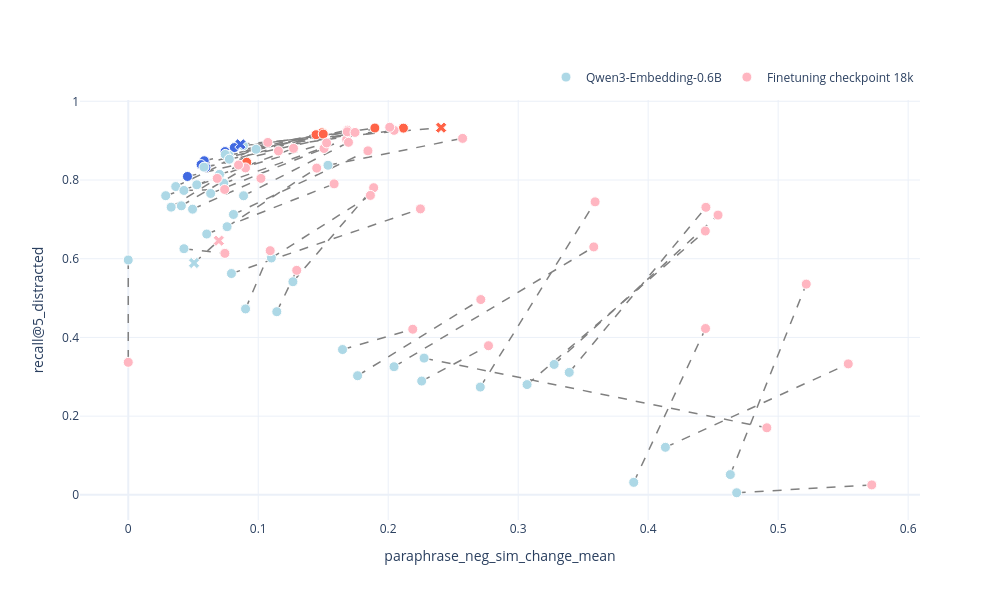
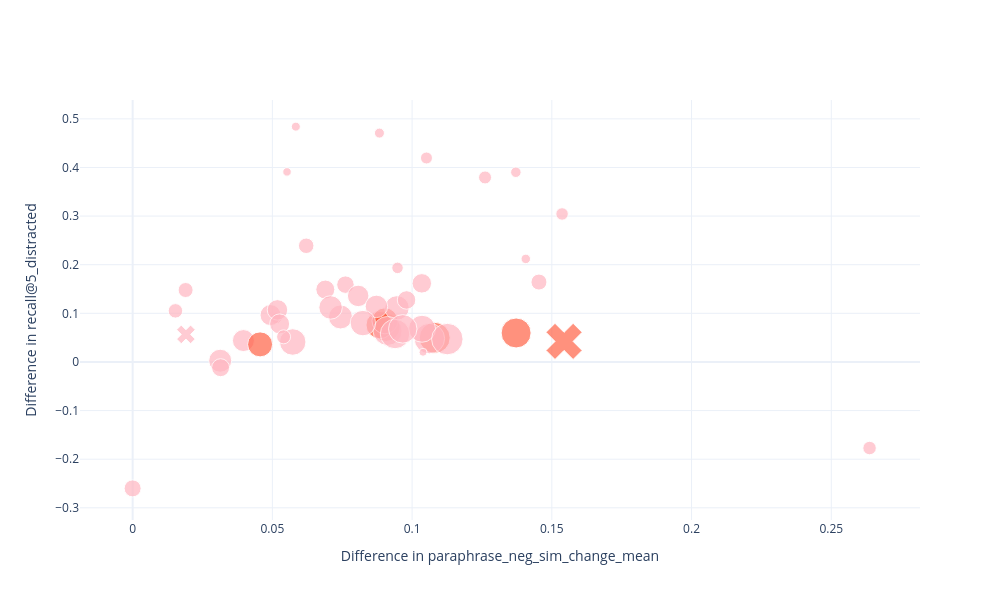

The code cell stored with these charts, in order, in its notebook:
### Code cell
x = "paraphrase_neg_sim_change_mean"
y = f"recall@{5}_distracted"

fig = plot_paired_differences(
                            dfs["Qwen__Qwen3-Embedding-0.6B"], 
                            #dfs["__flash__project_462001491__models__v1-20260828-095152__checkpoint-2000"], 
                            dfs["__scratch__project_462001491__jmnybl__final_embedding_model_checkpoints__v2-20260909-final__final-finetuned-model"], 
                            hover_col="prompt_text", 
                            x=x,
                            y=y,
                            df1_name="Qwen3-Embedding-0.6B", 
                            df2_name="Finetuning checkpoint 18k")
fig.show()

fig = plot_difference(
                    dfs["Qwen__Qwen3-Embedding-0.6B"], 
                    #dfs["__flash__project_462001491__models__v1-20260828-095152__checkpoint-2000"], 
                    dfs["__scratch__project_462001491__jmnybl__final_embedding_model_checkpoints__v2-20260909-final__final-finetuned-model"],
                    hover_col="prompt_text",
                    x=x,
                    y=y)
fig.show()

### Figure 1 — Plotly figure (JSON) as saved in the notebook; plotly's stock layout.template omitted (floating-point values rounded to 4 significant figures; data arrays with more than 128 entries replaced by an {"elided": "..."} marker saying what was removed)
{"data": [{"hoverinfo": "skip", "line": {"color": "gray", "dash": "dash", "width": 1.5}, "mode": "lines", "showlegend": false, "type": "scatter", "x": {"elided": "147 float values"}, "y": {"elided": "147 float values"}}, {"hovertemplate": "<b>Qwen3-Embedding-0.6B</b><br>x: %{x}<br>y: %{y}<br>prompt_text: %{text}<extra></extra>", "marker": {"color": ["lightblue", "lightblue", "lightblue", "lightblue", "lightblue", "royalblue", "lightblue", "lightblue", "lightblue", "royalblue", "lightblue", "lightblue", "royalblue", "royalblue", "royalblue", "royalblue", "lightblue", "lightblue", "lightblue", "lightblue", "lightblue", "lightblue", "lightblue", "lightblue", "lightblue", "lightblue", "lightblue", "lightblue", "lightblue", "lightblue", "lightblue", "lightblue", "lightblue", "lightblue", "lightblue", "lightblue", "lightblue", "lightblue", "lightblue", "lightblue", "lightblue", "lightblue", "royalblue", "lightblue", "lightblue", "lightblue", "lightblue", "lightblue", "lightblue"], "line": {"color": "white", "width": 1}, "size": 10, "symbol": ["circle", "circle", "circle", "circle", "circle", "circle", "circle", "circle", "circle", "circle", "circle", "circle", "circle", "circle", "circle", "circle", "circle", "circle", "circle", "circle", "circle", "circle", "circle", "circle", "circle", "circle", "circle", "circle", "circle", "circle", "circle", "circle", "circle", "circle", "circle", "circle", "circle", "circle", "circle", "circle", "circle", "circle", "x", "x", "circle", "circle", "circle", "circle", "circle"]}, "mode": "markers", "name": "Qwen3-Embedding-0.6B", "text": ["NO_PROMPT", "EMPTY", "Identify categories in user passages.", "Classify user passages.", "Retrieve text that are semantically similar to the given text.", "Retrieve text based on user query.", "Retrieve semantically similar text.", "Given a news summary, retrieve other semantically similar summaries.", "Retrieve parallel sentences.", "Retrieve the answer to the question.", "Identify the topic or theme of Reddit posts based on the titles.", "Identify the main and secondary category of Arxiv papers based on the titles.", "Given a question, retrieve the passage that best answers it.", "Retrieve.", "Find the most relevant passage that directly answers the question.", "Given a question, find a related document.", "Summarize the given paragraph into a short paragraph.", "Match the text to the short abstract.", "Retrieve a summary.", "Given the following brief summary, find the source document that contains the information it describes.", "Classify texts as entailment or contradiction.", "Determine whether the following two passages are contradictory, entailed, or neutral.", "Classify based on semantic similarity.", "Classify the following text into a meaningful cluster based on its content.", "Group documents related to the same topic.", "Cluster.", "Retrieve a similar passage.", "Represent this sentence for a natural language understanding task.", "Group passages based on semantic similarity.", "Retrieve duplicate questions from the forum.", "Retrieve the most relevant problem description for the given code implementation.", "Rerank products by relevance to the e-commerce query.", "Classify the sentiment of the given review as positive or negative.", "Generate a creative story based on the prompt.", "Extract all named entities from the text and categorise them as PERSON, LOCATION, or ORGANIZATION.", "Search for related information.", "Find documents related to the topic.", "Find something useful.", "Retrieve the passage that contains overlapping vocabulary with the source sentence.", "asdfjkl qpwoeiru zxcvbnm", "hgJKSbf oiawnef LKJHDS kdjfbs", "!!!! ??? ### @@@", "Given a question, retrieve Wikipedia passages that answer the question.", "Given a question, retrieve questions that are semantically equivalent to the given question.", "Retrieve the corresponding translation.", "Given an English sentence, find its translation.", "Retrieve parellel sentences.", "Translate.", "Find a sentence that has similar meaning."], "type": "scatter", "x": [0.0, 0.02881, 0.3393, 0.2709, 0.1267, 0.05847, 0.1764, 0.1101, 0.2258, 0.05605, 0.3277, 0.4632, 0.05973, 0.04555, 0.08165, 0.07449, 0.05274, 0.07349, 0.05827, 0.09834, 0.4681, 0.2276, 0.2045, 0.3068, 0.07741, 0.04086, 0.07605, 0.0794, 0.06038, 0.03654, 0.08871, 0.08093, 0.3889, 0.1537, 0.4133, 0.07461, 0.08857, 0.07779, 0.06339, 0.04282, 0.07021, 0.03302, 0.08631, 0.05061, 0.04948, 0.09025, 0.1649, 0.04286, 0.1143], "y": [0.5968, 0.7601, 0.3111, 0.2738, 0.5415, 0.8489, 0.3027, 0.6019, 0.2891, 0.8392, 0.3313, 0.05146, 0.8321, 0.809, 0.8824, 0.8722, 0.7879, 0.7919, 0.8328, 0.8782, 0.005297, 0.3474, 0.3256, 0.2802, 0.8628, 0.7344, 0.6813, 0.5623, 0.6627, 0.7834, 0.7599, 0.7124, 0.03169, 0.8375, 0.1208, 0.865, 0.8871, 0.8529, 0.7658, 0.7735, 0.8143, 0.7311, 0.8907, 0.5892, 0.7259, 0.4725, 0.3692, 0.6254, 0.4654]}, {"hovertemplate": "<b>Finetuning checkpoint 18k</b><br>x: %{x}<br>y: %{y}<br>prompt_text: %{text}<extra></extra>", "marker": {"color": ["lightpink", "lightpink", "lightpink", "lightpink", "lightpink", "tomato", "lightpink", "lightpink", "lightpink", "tomato", "lightpink", "lightpink", "tomato", "tomato", "tomato", "tomato", "lightpink", "lightpink", "lightpink", "lightpink", "lightpink", "lightpink", "lightpink", "lightpink", "lightpink", "lightpink", "lightpink", "lightpink", "lightpink", "lightpink", "lightpink", "lightpink", "lightpink", "lightpink", "lightpink", "lightpink", "lightpink", "lightpink", "lightpink", "lightpink", "lightpink", "lightpink", "tomato", "lightpink", "lightpink", "lightpink", "lightpink", "lightpink", "lightpink"], "line": {"color": "white", "width": 1}, "size": 10, "symbol": ["circle", "circle", "circle", "circle", "circle", "circle", "circle", "circle", "circle", "circle", "circle", "circle", "circle", "circle", "circle", "circle", "circle", "circle", "circle", "circle", "circle", "circle", "circle", "circle", "circle", "circle", "circle", "circle", "circle", "circle", "circle", "circle", "circle", "circle", "circle", "circle", "circle", "circle", "circle", "circle", "circle", "circle", "x", "x", "circle", "circle", "circle", "circle", "circle"]}, "mode": "markers", "name": "Finetuning checkpoint 18k", "text": ["NO_PROMPT", "EMPTY", "Identify categories in user passages.", "Classify user passages.", "Retrieve text that are semantically similar to the given text.", "Retrieve text based on user query.", "Retrieve semantically similar text.", "Given a news summary, retrieve other semantically similar summaries.", "Retrieve parallel sentences.", "Retrieve the answer to the question.", "Identify the topic or theme of Reddit posts based on the titles.", "Identify the main and secondary category of Arxiv papers based on the titles.", "Given a question, retrieve the passage that best answers it.", "Retrieve.", "Find the most relevant passage that directly answers the question.", "Given a question, find a related document.", "Summarize the given paragraph into a short paragraph.", "Match the text to the short abstract.", "Retrieve a summary.", "Given the following brief summary, find the source document that contains the information it describes.", "Classify texts as entailment or contradiction.", "Determine whether the following two passages are contradictory, entailed, or neutral.", "Classify based on semantic similarity.", "Classify the following text into a meaningful cluster based on its content.", "Group documents related to the same topic.", "Cluster.", "Retrieve a similar passage.", "Represent this sentence for a natural language understanding task.", "Group passages based on semantic similarity.", "Retrieve duplicate questions from the forum.", "Retrieve the most relevant problem description for the given code implementation.", "Rerank products by relevance to the e-commerce query.", "Classify the sentiment of the given review as positive or negative.", "Generate a creative story based on the prompt.", "Extract all named entities from the text and categorise them as PERSON, LOCATION, or ORGANIZATION.", "Search for related information.", "Find documents related to the topic.", "Find something useful.", "Retrieve the passage that contains overlapping vocabulary with the source sentence.", "asdfjkl qpwoeiru zxcvbnm", "hgJKSbf oiawnef LKJHDS kdjfbs", "!!!! ??? ### @@@", "Given a question, retrieve Wikipedia passages that answer the question.", "Given a question, retrieve questions that are semantically equivalent to the given question.", "Retrieve the corresponding translation.", "Given an English sentence, find its translation.", "Retrieve parellel sentences.", "Translate.", "Find a sentence that has similar meaning."], "type": "scatter", "x": [0.0, 0.06846, 0.4444, 0.3592, 0.1888, 0.1492, 0.2712, 0.1863, 0.2771, 0.1445, 0.4538, 0.5216, 0.15, 0.09116, 0.1897, 0.2117, 0.1271, 0.1681, 0.1155, 0.2045, 0.572, 0.4913, 0.3581, 0.444, 0.1686, 0.0902, 0.145, 0.2248, 0.1584, 0.1074, 0.1694, 0.1844, 0.4441, 0.2572, 0.5539, 0.1685, 0.2012, 0.1744, 0.1506, 0.07416, 0.1526, 0.08485, 0.2407, 0.06968, 0.1021, 0.1092, 0.2189, 0.07434, 0.1296], "y": [0.3367, 0.8041, 0.7306, 0.7445, 0.7805, 0.92, 0.4962, 0.7609, 0.3789, 0.9152, 0.7108, 0.5355, 0.9167, 0.8452, 0.9321, 0.9318, 0.8804, 0.903, 0.8738, 0.9262, 0.02526, 0.1704, 0.63, 0.6704, 0.9265, 0.8308, 0.8302, 0.7266, 0.7902, 0.8955, 0.8958, 0.8741, 0.4226, 0.9058, 0.3328, 0.9225, 0.9341, 0.9209, 0.8801, 0.776, 0.8942, 0.8382, 0.933, 0.6459, 0.8041, 0.6204, 0.4208, 0.6136, 0.5705]}], "layout": {"height": 600, "legend": {"orientation": "h", "x": 1, "xanchor": "right", "y": 1.02, "yanchor": "bottom"}, "width": 1000, "xaxis": {"title": {"text": "paraphrase_neg_sim_change_mean"}}, "yaxis": {"title": {"text": "recall@5_distracted"}}}}

### Figure 2 — Plotly figure (JSON) as saved in the notebook; plotly's stock layout.template omitted (floating-point values rounded to 4 significant figures)
{"data": [{"hovertemplate": "<b>Group A</b><br>x: %{x}<br>y: %{y}<br>prompt_text: %{text}<extra></extra>", "marker": {"color": ["lightpink", "lightpink", "lightpink", "lightpink", "lightpink", "tomato", "lightpink", "lightpink", "lightpink", "tomato", "lightpink", "lightpink", "tomato", "tomato", "tomato", "tomato", "lightpink", "lightpink", "lightpink", "lightpink", "lightpink", "lightpink", "lightpink", "lightpink", "lightpink", "lightpink", "lightpink", "lightpink", "lightpink", "lightpink", "lightpink", "lightpink", "lightpink", "lightpink", "lightpink", "lightpink", "lightpink", "lightpink", "lightpink", "lightpink", "lightpink", "lightpink", "tomato", "lightpink", "lightpink", "lightpink", "lightpink", "lightpink", "lightpink"], "line": {"color": "white", "width": 1}, "size": [17.0, 22.0, 12.0, 10.0, 15.5, 28.0, 11.5, 17.5, 11.0, 27.5, 13.0, 9.0, 26.0, 25.0, 31.0, 30.0, 24.0, 24.5, 26.5, 30.5, 8.0, 13.5, 12.5, 10.5, 29.0, 21.0, 19.0, 16.0, 18.5, 23.5, 21.5, 19.5, 8.5, 27.0, 9.5, 29.5, 31.5, 28.5, 22.5, 23.0, 25.5, 20.5, 32.0, 16.5, 20.0, 15.0, 14.0, 18.0, 14.5], "symbol": ["circle", "circle", "circle", "circle", "circle", "circle", "circle", "circle", "circle", "circle", "circle", "circle", "circle", "circle", "circle", "circle", "circle", "circle", "circle", "circle", "circle", "circle", "circle", "circle", "circle", "circle", "circle", "circle", "circle", "circle", "circle", "circle", "circle", "circle", "circle", "circle", "circle", "circle", "circle", "circle", "circle", "circle", "x", "x", "circle", "circle", "circle", "circle", "circle"]}, "mode": "markers", "name": "Difference", "text": ["NO_PROMPT", "EMPTY", "Identify categories in user passages.", "Classify user passages.", "Retrieve text that are semantically similar to the given text.", "Retrieve text based on user query.", "Retrieve semantically similar text.", "Given a news summary, retrieve other semantically similar summaries.", "Retrieve parallel sentences.", "Retrieve the answer to the question.", "Identify the topic or theme of Reddit posts based on the titles.", "Identify the main and secondary category of Arxiv papers based on the titles.", "Given a question, retrieve the passage that best answers it.", "Retrieve.", "Find the most relevant passage that directly answers the question.", "Given a question, find a related document.", "Summarize the given paragraph into a short paragraph.", "Match the text to the short abstract.", "Retrieve a summary.", "Given the following brief summary, find the source document that contains the information it describes.", "Classify texts as entailment or contradiction.", "Determine whether the following two passages are contradictory, entailed, or neutral.", "Classify based on semantic similarity.", "Classify the following text into a meaningful cluster based on its content.", "Group documents related to the same topic.", "Cluster.", "Retrieve a similar passage.", "Represent this sentence for a natural language understanding task.", "Group passages based on semantic similarity.", "Retrieve duplicate questions from the forum.", "Retrieve the most relevant problem description for the given code implementation.", "Rerank products by relevance to the e-commerce query.", "Classify the sentiment of the given review as positive or negative.", "Generate a creative story based on the prompt.", "Extract all named entities from the text and categorise them as PERSON, LOCATION, or ORGANIZATION.", "Search for related information.", "Find documents related to the topic.", "Find something useful.", "Retrieve the passage that contains overlapping vocabulary with the source sentence.", "asdfjkl qpwoeiru zxcvbnm", "hgJKSbf oiawnef LKJHDS kdjfbs", "!!!! ??? ### @@@", "Given a question, retrieve Wikipedia passages that answer the question.", "Given a question, retrieve questions that are semantically equivalent to the given question.", "Retrieve the corresponding translation.", "Given an English sentence, find its translation.", "Retrieve parellel sentences.", "Translate.", "Find a sentence that has similar meaning."], "type": "scatter", "x": [0.0, 0.03965, 0.1051, 0.08831, 0.06211, 0.0907, 0.09479, 0.07615, 0.05138, 0.08843, 0.1261, 0.0584, 0.09029, 0.04561, 0.1081, 0.1372, 0.07438, 0.09459, 0.05728, 0.1062, 0.1039, 0.2637, 0.1537, 0.1371, 0.09122, 0.04934, 0.06895, 0.1454, 0.09801, 0.07084, 0.08071, 0.1035, 0.05525, 0.1036, 0.1407, 0.0939, 0.1126, 0.09666, 0.08724, 0.03134, 0.08241, 0.05183, 0.1544, 0.01907, 0.0526, 0.01896, 0.05402, 0.03148, 0.01532], "y": [-0.26, 0.04398, 0.4195, 0.4707, 0.2389, 0.07104, 0.1935, 0.159, 0.08986, 0.07596, 0.3795, 0.484, 0.08456, 0.03613, 0.04966, 0.05959, 0.09251, 0.1111, 0.04105, 0.04805, 0.01996, -0.1771, 0.3044, 0.3902, 0.06375, 0.09639, 0.1489, 0.1643, 0.1275, 0.1121, 0.1358, 0.1617, 0.3909, 0.06829, 0.212, 0.05751, 0.04701, 0.06801, 0.1143, 0.002554, 0.07993, 0.1071, 0.04228, 0.05666, 0.07823, 0.1479, 0.05165, -0.01182, 0.1051]}], "layout": {"height": 600, "legend": {"orientation": "h", "x": 1, "xanchor": "right", "y": 1.02, "yanchor": "bottom"}, "width": 1000, "xaxis": {"title": {"text": "Difference in paraphrase_neg_sim_change_mean"}}, "yaxis": {"title": {"text": "Difference in recall@5_distracted"}}}}
